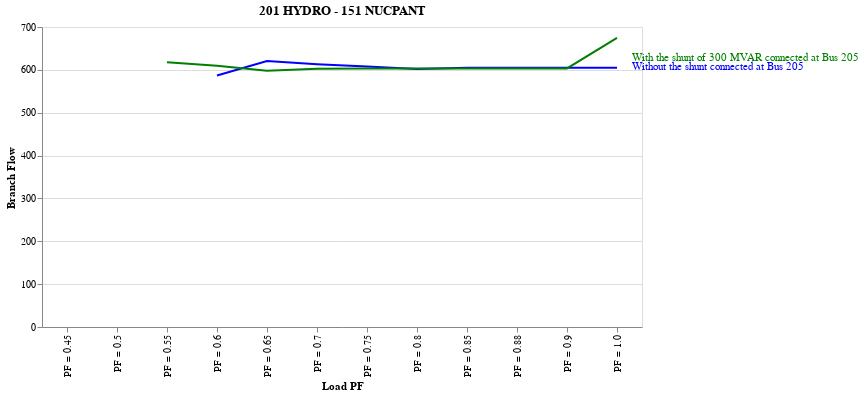
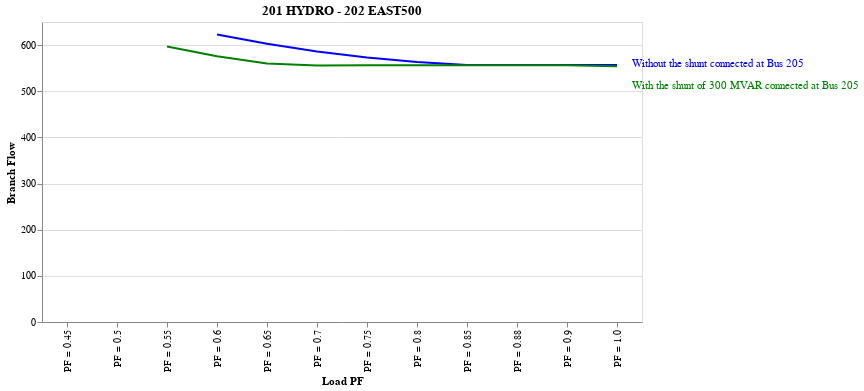
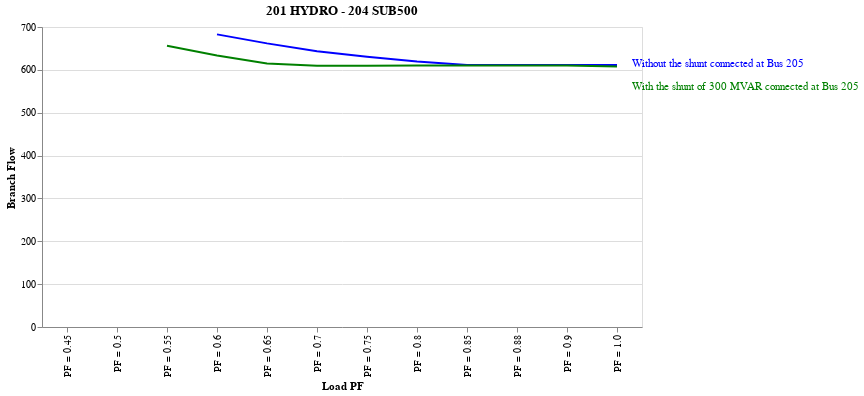
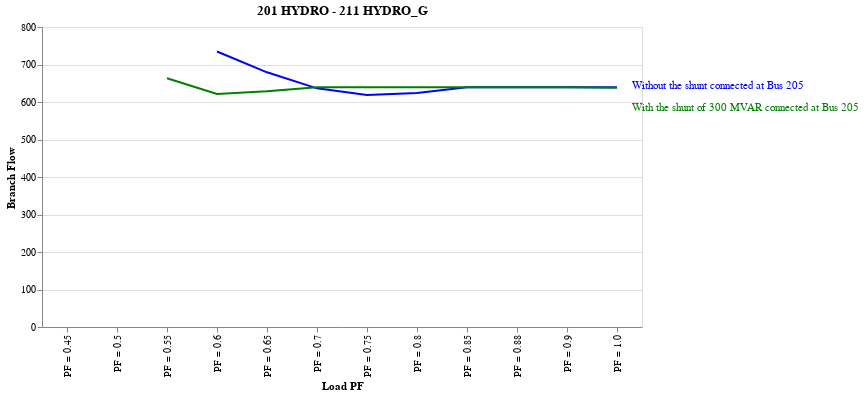

Notebook code for these charts, in order:
### Code cell
for each_BF in list_BF:
    last_val = df_600['load_PF'].iloc[-1]
    df_filter = df_600[df_600['Branch Flow'] == each_BF]
    df_filter_1 = df_600_1[df_600_1['Branch Flow'] == each_BF]
    chart_line = alt.Chart(df_filter, title = each_BF).mark_line(color='blue').encode(
        alt.X('load_PF', title ='Load PF'),
        alt.Y(df_filter.columns[1],title = 'Branch Flow')).properties(width = 600, height=300)
    
    chart1 = chart_line + chart_line.mark_text(align='left', dx=15, dy=-1, color = 'blue').encode(text=alt.condition(alt.datum.load_PF == last_val,
                            alt.value('Without the shunt connected at Bus 205'),
                            alt.value('')))
    
    chart_line_1 = alt.Chart(df_filter_1, title = each_BF).mark_line(color='green').encode(
        alt.X('load_PF', title ='Load PF'),
        alt.Y(df_filter_1.columns[1],title = 'Branch Flow')).properties(width = 600, height=300)
    
    chart2 = chart_line_1 + chart_line_1.mark_text(align='left', dx=15, dy=20, color = 'green').encode(text=alt.condition(alt.datum.load_PF == last_val,
                            alt.value('With the shunt of 300 MVAR connected at Bus 205'),
                            alt.value('')))

    display(chart1 + chart2)

### Figure 1 — Vega-Lite specification as saved in the notebook (floating-point values rounded to 4 significant figures)
{"config": {"view": {"continuousWidth": 300, "continuousHeight": 300}}, "layer": [{"mark": {"type": "line", "color": "blue"}, "encoding": {"x": {"field": "load_PF", "title": "Load PF", "type": "nominal"}, "y": {"field": "Branch Flow for incremental transfer of 600 MW", "title": "Branch Flow", "type": "quantitative"}}, "title": "201 HYDRO - 151 NUCPANT"}, {"mark": {"type": "text", "align": "left", "color": "blue", "dx": 15, "dy": -1}, "encoding": {"text": {"condition": {"test": "(datum.load_PF === 'PF = 1.0')", "value": "Without the shunt connected at Bus 205"}, "value": ""}, "x": {"field": "load_PF", "title": "Load PF", "type": "nominal"}, "y": {"field": "Branch Flow for incremental transfer of 600 MW", "title": "Branch Flow", "type": "quantitative"}}, "title": "201 HYDRO - 151 NUCPANT"}, {"layer": [{"mark": {"type": "line", "color": "green"}, "encoding": {"x": {"field": "load_PF", "title": "Load PF", "type": "nominal"}, "y": {"field": "Branch Flow for incremental transfer of 600 MW", "title": "Branch Flow", "type": "quantitative"}}, "title": "201 HYDRO - 151 NUCPANT"}, {"mark": {"type": "text", "align": "left", "color": "green", "dx": 15, "dy": 20}, "encoding": {"text": {"condition": {"test": "(datum.load_PF === 'PF = 1.0')", "value": "With the shunt of 300 MVAR connected at Bus 205"}, "value": ""}, "x": {"field": "load_PF", "title": "Load PF", "type": "nominal"}, "y": {"field": "Branch Flow for incremental transfer of 600 MW", "title": "Branch Flow", "type": "quantitative"}}, "title": "201 HYDRO - 151 NUCPANT"}], "data": {"name": "data-d87cb1e58a9cdc6c77577a6184580849"}}], "data": {"name": "data-2e3f6b78ddf56801142dd944eb085933"}, "height": 300, "width": 600, "$schema": "https://vega.github.io/schema/vega-lite/v5.20.1.json", "datasets": {"data-2e3f6b78ddf56801142dd944eb085933": [{"Branch Flow": "201 HYDRO - 151 NUCPANT", "Branch Flow for incremental transfer of 600 MW": null, "load_PF": "PF = 0.45"}, {"Branch Flow": "201 HYDRO - 151 NUCPANT", "Branch Flow for incremental transfer of 600 MW": null, "load_PF": "PF = 0.5"}, {"Branch Flow": "201 HYDRO - 151 NUCPANT", "Branch Flow for incremental transfer of 600 MW": null, "load_PF": "PF = 0.55"}, {"Branch Flow": "201 HYDRO - 151 NUCPANT", "Branch Flow for incremental transfer of 600 MW": 587.0, "load_PF": "PF = 0.6"}, {"Branch Flow": "201 HYDRO - 151 NUCPANT", "Branch Flow for incremental transfer of 600 MW": 620.7, "load_PF": "PF = 0.65"}, {"Branch Flow": "201 HYDRO - 151 NUCPANT", "Branch Flow for incremental transfer of 600 MW": 613.1, "load_PF": "PF = 0.7"}, {"Branch Flow": "201 HYDRO - 151 NUCPANT", "Branch Flow for incremental transfer of 600 MW": 607.6, "load_PF": "PF = 0.75"}, {"Branch Flow": "201 HYDRO - 151 NUCPANT", "Branch Flow for incremental transfer of 600 MW": 602.0, "load_PF": "PF = 0.8"}, {"Branch Flow": "201 HYDRO - 151 NUCPANT", "Branch Flow for incremental transfer of 600 MW": 604.9, "load_PF": "PF = 0.85"}, {"Branch Flow": "201 HYDRO - 151 NUCPANT", "Branch Flow for incremental transfer of 600 MW": 604.9, "load_PF": "PF = 0.88"}, {"Branch Flow": "201 HYDRO - 151 NUCPANT", "Branch Flow for incremental transfer of 600 MW": 604.9, "load_PF": "PF = 0.9"}, {"Branch Flow": "201 HYDRO - 151 NUCPANT", "Branch Flow for incremental transfer of 600 MW": 604.9, "load_PF": "PF = 1.0"}], "data-d87cb1e58a9cdc6c77577a6184580849": [{"Branch Flow": "201 HYDRO - 151 NUCPANT", "Branch Flow for incremental transfer of 600 MW": null, "load_PF": "PF = 0.45"}, {"Branch Flow": "201 HYDRO - 151 NUCPANT", "Branch Flow for incremental transfer of 600 MW": null, "load_PF": "PF = 0.5"}, {"Branch Flow": "201 HYDRO - 151 NUCPANT", "Branch Flow for incremental transfer of 600 MW": 617.8, "load_PF": "PF = 0.55"}, {"Branch Flow": "201 HYDRO - 151 NUCPANT", "Branch Flow for incremental transfer of 600 MW": 609.5, "load_PF": "PF = 0.6"}, {"Branch Flow": "201 HYDRO - 151 NUCPANT", "Branch Flow for incremental transfer of 600 MW": 597.7, "load_PF": "PF = 0.65"}, {"Branch Flow": "201 HYDRO - 151 NUCPANT", "Branch Flow for incremental transfer of 600 MW": 602.7, "load_PF": "PF = 0.7"}, {"Branch Flow": "201 HYDRO - 151 NUCPANT", "Branch Flow for incremental transfer of 600 MW": 602.9, "load_PF": "PF = 0.75"}, {"Branch Flow": "201 HYDRO - 151 NUCPANT", "Branch Flow for incremental transfer of 600 MW": 603.1, "load_PF": "PF = 0.8"}, {"Branch Flow": "201 HYDRO - 151 NUCPANT", "Branch Flow for incremental transfer of 600 MW": 603.3, "load_PF": "PF = 0.85"}, {"Branch Flow": "201 HYDRO - 151 NUCPANT", "Branch Flow for incremental transfer of 600 MW": 603.4, "load_PF": "PF = 0.88"}, {"Branch Flow": "201 HYDRO - 151 NUCPANT", "Branch Flow for incremental transfer of 600 MW": 603.5, "load_PF": "PF = 0.9"}, {"Branch Flow": "201 HYDRO - 151 NUCPANT", "Branch Flow for incremental transfer of 600 MW": 674.6, "load_PF": "PF = 1.0"}]}}

### Figure 2 — Vega-Lite specification as saved in the notebook (floating-point values rounded to 4 significant figures)
{"config": {"view": {"continuousWidth": 300, "continuousHeight": 300}}, "layer": [{"mark": {"type": "line", "color": "blue"}, "encoding": {"x": {"field": "load_PF", "title": "Load PF", "type": "nominal"}, "y": {"field": "Branch Flow for incremental transfer of 600 MW", "title": "Branch Flow", "type": "quantitative"}}, "title": "201 HYDRO - 202 EAST500"}, {"mark": {"type": "text", "align": "left", "color": "blue", "dx": 15, "dy": -1}, "encoding": {"text": {"condition": {"test": "(datum.load_PF === 'PF = 1.0')", "value": "Without the shunt connected at Bus 205"}, "value": ""}, "x": {"field": "load_PF", "title": "Load PF", "type": "nominal"}, "y": {"field": "Branch Flow for incremental transfer of 600 MW", "title": "Branch Flow", "type": "quantitative"}}, "title": "201 HYDRO - 202 EAST500"}, {"layer": [{"mark": {"type": "line", "color": "green"}, "encoding": {"x": {"field": "load_PF", "title": "Load PF", "type": "nominal"}, "y": {"field": "Branch Flow for incremental transfer of 600 MW", "title": "Branch Flow", "type": "quantitative"}}, "title": "201 HYDRO - 202 EAST500"}, {"mark": {"type": "text", "align": "left", "color": "green", "dx": 15, "dy": 20}, "encoding": {"text": {"condition": {"test": "(datum.load_PF === 'PF = 1.0')", "value": "With the shunt of 300 MVAR connected at Bus 205"}, "value": ""}, "x": {"field": "load_PF", "title": "Load PF", "type": "nominal"}, "y": {"field": "Branch Flow for incremental transfer of 600 MW", "title": "Branch Flow", "type": "quantitative"}}, "title": "201 HYDRO - 202 EAST500"}], "data": {"name": "data-e7415d04e19424178ec63ddee8d84103"}}], "data": {"name": "data-d46be311aeb8f11dd6b37fe3da6f328f"}, "height": 300, "width": 600, "$schema": "https://vega.github.io/schema/vega-lite/v5.20.1.json", "datasets": {"data-d46be311aeb8f11dd6b37fe3da6f328f": [{"Branch Flow": "201 HYDRO - 202 EAST500", "Branch Flow for incremental transfer of 600 MW": null, "load_PF": "PF = 0.45"}, {"Branch Flow": "201 HYDRO - 202 EAST500", "Branch Flow for incremental transfer of 600 MW": null, "load_PF": "PF = 0.5"}, {"Branch Flow": "201 HYDRO - 202 EAST500", "Branch Flow for incremental transfer of 600 MW": null, "load_PF": "PF = 0.55"}, {"Branch Flow": "201 HYDRO - 202 EAST500", "Branch Flow for incremental transfer of 600 MW": 622.7, "load_PF": "PF = 0.6"}, {"Branch Flow": "201 HYDRO - 202 EAST500", "Branch Flow for incremental transfer of 600 MW": 602.8, "load_PF": "PF = 0.65"}, {"Branch Flow": "201 HYDRO - 202 EAST500", "Branch Flow for incremental transfer of 600 MW": 586.3, "load_PF": "PF = 0.7"}, {"Branch Flow": "201 HYDRO - 202 EAST500", "Branch Flow for incremental transfer of 600 MW": 573.3, "load_PF": "PF = 0.75"}, {"Branch Flow": "201 HYDRO - 202 EAST500", "Branch Flow for incremental transfer of 600 MW": 563.4, "load_PF": "PF = 0.8"}, {"Branch Flow": "201 HYDRO - 202 EAST500", "Branch Flow for incremental transfer of 600 MW": 556.7, "load_PF": "PF = 0.85"}, {"Branch Flow": "201 HYDRO - 202 EAST500", "Branch Flow for incremental transfer of 600 MW": 556.7, "load_PF": "PF = 0.88"}, {"Branch Flow": "201 HYDRO - 202 EAST500", "Branch Flow for incremental transfer of 600 MW": 556.7, "load_PF": "PF = 0.9"}, {"Branch Flow": "201 HYDRO - 202 EAST500", "Branch Flow for incremental transfer of 600 MW": 556.7, "load_PF": "PF = 1.0"}], "data-e7415d04e19424178ec63ddee8d84103": [{"Branch Flow": "201 HYDRO - 202 EAST500", "Branch Flow for incremental transfer of 600 MW": null, "load_PF": "PF = 0.45"}, {"Branch Flow": "201 HYDRO - 202 EAST500", "Branch Flow for incremental transfer of 600 MW": null, "load_PF": "PF = 0.5"}, {"Branch Flow": "201 HYDRO - 202 EAST500", "Branch Flow for incremental transfer of 600 MW": 596.8, "load_PF": "PF = 0.55"}, {"Branch Flow": "201 HYDRO - 202 EAST500", "Branch Flow for incremental transfer of 600 MW": 575.9, "load_PF": "PF = 0.6"}, {"Branch Flow": "201 HYDRO - 202 EAST500", "Branch Flow for incremental transfer of 600 MW": 560.3, "load_PF": "PF = 0.65"}, {"Branch Flow": "201 HYDRO - 202 EAST500", "Branch Flow for incremental transfer of 600 MW": 556.0, "load_PF": "PF = 0.7"}, {"Branch Flow": "201 HYDRO - 202 EAST500", "Branch Flow for incremental transfer of 600 MW": 556.0, "load_PF": "PF = 0.75"}, {"Branch Flow": "201 HYDRO - 202 EAST500", "Branch Flow for incremental transfer of 600 MW": 556.1, "load_PF": "PF = 0.8"}, {"Branch Flow": "201 HYDRO - 202 EAST500", "Branch Flow for incremental transfer of 600 MW": 556.1, "load_PF": "PF = 0.85"}, {"Branch Flow": "201 HYDRO - 202 EAST500", "Branch Flow for incremental transfer of 600 MW": 556.2, "load_PF": "PF = 0.88"}, {"Branch Flow": "201 HYDRO - 202 EAST500", "Branch Flow for incremental transfer of 600 MW": 556.2, "load_PF": "PF = 0.9"}, {"Branch Flow": "201 HYDRO - 202 EAST500", "Branch Flow for incremental transfer of 600 MW": 553.9, "load_PF": "PF = 1.0"}]}}

### Figure 3 — Vega-Lite specification as saved in the notebook (floating-point values rounded to 4 significant figures)
{"config": {"view": {"continuousWidth": 300, "continuousHeight": 300}}, "layer": [{"mark": {"type": "line", "color": "blue"}, "encoding": {"x": {"field": "load_PF", "title": "Load PF", "type": "nominal"}, "y": {"field": "Branch Flow for incremental transfer of 600 MW", "title": "Branch Flow", "type": "quantitative"}}, "title": "201 HYDRO - 204 SUB500"}, {"mark": {"type": "text", "align": "left", "color": "blue", "dx": 15, "dy": -1}, "encoding": {"text": {"condition": {"test": "(datum.load_PF === 'PF = 1.0')", "value": "Without the shunt connected at Bus 205"}, "value": ""}, "x": {"field": "load_PF", "title": "Load PF", "type": "nominal"}, "y": {"field": "Branch Flow for incremental transfer of 600 MW", "title": "Branch Flow", "type": "quantitative"}}, "title": "201 HYDRO - 204 SUB500"}, {"layer": [{"mark": {"type": "line", "color": "green"}, "encoding": {"x": {"field": "load_PF", "title": "Load PF", "type": "nominal"}, "y": {"field": "Branch Flow for incremental transfer of 600 MW", "title": "Branch Flow", "type": "quantitative"}}, "title": "201 HYDRO - 204 SUB500"}, {"mark": {"type": "text", "align": "left", "color": "green", "dx": 15, "dy": 20}, "encoding": {"text": {"condition": {"test": "(datum.load_PF === 'PF = 1.0')", "value": "With the shunt of 300 MVAR connected at Bus 205"}, "value": ""}, "x": {"field": "load_PF", "title": "Load PF", "type": "nominal"}, "y": {"field": "Branch Flow for incremental transfer of 600 MW", "title": "Branch Flow", "type": "quantitative"}}, "title": "201 HYDRO - 204 SUB500"}], "data": {"name": "data-dde741da97d0ba93e1bbf33aec21fc77"}}], "data": {"name": "data-2a170d1608c6a01fbb48438327d99421"}, "height": 300, "width": 600, "$schema": "https://vega.github.io/schema/vega-lite/v5.20.1.json", "datasets": {"data-2a170d1608c6a01fbb48438327d99421": [{"Branch Flow": "201 HYDRO - 204 SUB500", "Branch Flow for incremental transfer of 600 MW": null, "load_PF": "PF = 0.45"}, {"Branch Flow": "201 HYDRO - 204 SUB500", "Branch Flow for incremental transfer of 600 MW": null, "load_PF": "PF = 0.5"}, {"Branch Flow": "201 HYDRO - 204 SUB500", "Branch Flow for incremental transfer of 600 MW": null, "load_PF": "PF = 0.55"}, {"Branch Flow": "201 HYDRO - 204 SUB500", "Branch Flow for incremental transfer of 600 MW": 682.8, "load_PF": "PF = 0.6"}, {"Branch Flow": "201 HYDRO - 204 SUB500", "Branch Flow for incremental transfer of 600 MW": 661.8, "load_PF": "PF = 0.65"}, {"Branch Flow": "201 HYDRO - 204 SUB500", "Branch Flow for incremental transfer of 600 MW": 643.6, "load_PF": "PF = 0.7"}, {"Branch Flow": "201 HYDRO - 204 SUB500", "Branch Flow for incremental transfer of 600 MW": 630.8, "load_PF": "PF = 0.75"}, {"Branch Flow": "201 HYDRO - 204 SUB500", "Branch Flow for incremental transfer of 600 MW": 619.3, "load_PF": "PF = 0.8"}, {"Branch Flow": "201 HYDRO - 204 SUB500", "Branch Flow for incremental transfer of 600 MW": 611.2, "load_PF": "PF = 0.85"}, {"Branch Flow": "201 HYDRO - 204 SUB500", "Branch Flow for incremental transfer of 600 MW": 611.2, "load_PF": "PF = 0.88"}, {"Branch Flow": "201 HYDRO - 204 SUB500", "Branch Flow for incremental transfer of 600 MW": 611.2, "load_PF": "PF = 0.9"}, {"Branch Flow": "201 HYDRO - 204 SUB500", "Branch Flow for incremental transfer of 600 MW": 611.2, "load_PF": "PF = 1.0"}], "data-dde741da97d0ba93e1bbf33aec21fc77": [{"Branch Flow": "201 HYDRO - 204 SUB500", "Branch Flow for incremental transfer of 600 MW": null, "load_PF": "PF = 0.45"}, {"Branch Flow": "201 HYDRO - 204 SUB500", "Branch Flow for incremental transfer of 600 MW": null, "load_PF": "PF = 0.5"}, {"Branch Flow": "201 HYDRO - 204 SUB500", "Branch Flow for incremental transfer of 600 MW": 656.2, "load_PF": "PF = 0.55"}, {"Branch Flow": "201 HYDRO - 204 SUB500", "Branch Flow for incremental transfer of 600 MW": 633.7, "load_PF": "PF = 0.6"}, {"Branch Flow": "201 HYDRO - 204 SUB500", "Branch Flow for incremental transfer of 600 MW": 614.7, "load_PF": "PF = 0.65"}, {"Branch Flow": "201 HYDRO - 204 SUB500", "Branch Flow for incremental transfer of 600 MW": 609.6, "load_PF": "PF = 0.7"}, {"Branch Flow": "201 HYDRO - 204 SUB500", "Branch Flow for incremental transfer of 600 MW": 609.8, "load_PF": "PF = 0.75"}, {"Branch Flow": "201 HYDRO - 204 SUB500", "Branch Flow for incremental transfer of 600 MW": 609.9, "load_PF": "PF = 0.8"}, {"Branch Flow": "201 HYDRO - 204 SUB500", "Branch Flow for incremental transfer of 600 MW": 610.1, "load_PF": "PF = 0.85"}, {"Branch Flow": "201 HYDRO - 204 SUB500", "Branch Flow for incremental transfer of 600 MW": 610.1, "load_PF": "PF = 0.88"}, {"Branch Flow": "201 HYDRO - 204 SUB500", "Branch Flow for incremental transfer of 600 MW": 610.2, "load_PF": "PF = 0.9"}, {"Branch Flow": "201 HYDRO - 204 SUB500", "Branch Flow for incremental transfer of 600 MW": 607.6, "load_PF": "PF = 1.0"}]}}

### Figure 4 — Vega-Lite specification as saved in the notebook (floating-point values rounded to 4 significant figures)
{"config": {"view": {"continuousWidth": 300, "continuousHeight": 300}}, "layer": [{"mark": {"type": "line", "color": "blue"}, "encoding": {"x": {"field": "load_PF", "title": "Load PF", "type": "nominal"}, "y": {"field": "Branch Flow for incremental transfer of 600 MW", "title": "Branch Flow", "type": "quantitative"}}, "title": "201 HYDRO - 211 HYDRO_G"}, {"mark": {"type": "text", "align": "left", "color": "blue", "dx": 15, "dy": -1}, "encoding": {"text": {"condition": {"test": "(datum.load_PF === 'PF = 1.0')", "value": "Without the shunt connected at Bus 205"}, "value": ""}, "x": {"field": "load_PF", "title": "Load PF", "type": "nominal"}, "y": {"field": "Branch Flow for incremental transfer of 600 MW", "title": "Branch Flow", "type": "quantitative"}}, "title": "201 HYDRO - 211 HYDRO_G"}, {"layer": [{"mark": {"type": "line", "color": "green"}, "encoding": {"x": {"field": "load_PF", "title": "Load PF", "type": "nominal"}, "y": {"field": "Branch Flow for incremental transfer of 600 MW", "title": "Branch Flow", "type": "quantitative"}}, "title": "201 HYDRO - 211 HYDRO_G"}, {"mark": {"type": "text", "align": "left", "color": "green", "dx": 15, "dy": 20}, "encoding": {"text": {"condition": {"test": "(datum.load_PF === 'PF = 1.0')", "value": "With the shunt of 300 MVAR connected at Bus 205"}, "value": ""}, "x": {"field": "load_PF", "title": "Load PF", "type": "nominal"}, "y": {"field": "Branch Flow for incremental transfer of 600 MW", "title": "Branch Flow", "type": "quantitative"}}, "title": "201 HYDRO - 211 HYDRO_G"}], "data": {"name": "data-01bf6d68bc1846b420b796e97b994b8b"}}], "data": {"name": "data-eeda3079a0c3ea1326d78070568fa9d5"}, "height": 300, "width": 600, "$schema": "https://vega.github.io/schema/vega-lite/v5.20.1.json", "datasets": {"data-eeda3079a0c3ea1326d78070568fa9d5": [{"Branch Flow": "201 HYDRO - 211 HYDRO_G", "Branch Flow for incremental transfer of 600 MW": null, "load_PF": "PF = 0.45"}, {"Branch Flow": "201 HYDRO - 211 HYDRO_G", "Branch Flow for incremental transfer of 600 MW": null, "load_PF": "PF = 0.5"}, {"Branch Flow": "201 HYDRO - 211 HYDRO_G", "Branch Flow for incremental transfer of 600 MW": null, "load_PF": "PF = 0.55"}, {"Branch Flow": "201 HYDRO - 211 HYDRO_G", "Branch Flow for incremental transfer of 600 MW": 734.5, "load_PF": "PF = 0.6"}, {"Branch Flow": "201 HYDRO - 211 HYDRO_G", "Branch Flow for incremental transfer of 600 MW": 679.2, "load_PF": "PF = 0.65"}, {"Branch Flow": "201 HYDRO - 211 HYDRO_G", "Branch Flow for incremental transfer of 600 MW": 636.5, "load_PF": "PF = 0.7"}, {"Branch Flow": "201 HYDRO - 211 HYDRO_G", "Branch Flow for incremental transfer of 600 MW": 619.0, "load_PF": "PF = 0.75"}, {"Branch Flow": "201 HYDRO - 211 HYDRO_G", "Branch Flow for incremental transfer of 600 MW": 623.7, "load_PF": "PF = 0.8"}, {"Branch Flow": "201 HYDRO - 211 HYDRO_G", "Branch Flow for incremental transfer of 600 MW": 639.4, "load_PF": "PF = 0.85"}, {"Branch Flow": "201 HYDRO - 211 HYDRO_G", "Branch Flow for incremental transfer of 600 MW": 639.4, "load_PF": "PF = 0.88"}, {"Branch Flow": "201 HYDRO - 211 HYDRO_G", "Branch Flow for incremental transfer of 600 MW": 639.4, "load_PF": "PF = 0.9"}, {"Branch Flow": "201 HYDRO - 211 HYDRO_G", "Branch Flow for incremental transfer of 600 MW": 639.4, "load_PF": "PF = 1.0"}], "data-01bf6d68bc1846b420b796e97b994b8b": [{"Branch Flow": "201 HYDRO - 211 HYDRO_G", "Branch Flow for incremental transfer of 600 MW": null, "load_PF": "PF = 0.45"}, {"Branch Flow": "201 HYDRO - 211 HYDRO_G", "Branch Flow for incremental transfer of 600 MW": null, "load_PF": "PF = 0.5"}, {"Branch Flow": "201 HYDRO - 211 HYDRO_G", "Branch Flow for incremental transfer of 600 MW": 663.2, "load_PF": "PF = 0.55"}, {"Branch Flow": "201 HYDRO - 211 HYDRO_G", "Branch Flow for incremental transfer of 600 MW": 621.1, "load_PF": "PF = 0.6"}, {"Branch Flow": "201 HYDRO - 211 HYDRO_G", "Branch Flow for incremental transfer of 600 MW": 628.5, "load_PF": "PF = 0.65"}, {"Branch Flow": "201 HYDRO - 211 HYDRO_G", "Branch Flow for incremental transfer of 600 MW": 639.4, "load_PF": "PF = 0.7"}, {"Branch Flow": "201 HYDRO - 211 HYDRO_G", "Branch Flow for incremental transfer of 600 MW": 639.4, "load_PF": "PF = 0.75"}, {"Branch Flow": "201 HYDRO - 211 HYDRO_G", "Branch Flow for incremental transfer of 600 MW": 639.4, "load_PF": "PF = 0.8"}, {"Branch Flow": "201 HYDRO - 211 HYDRO_G", "Branch Flow for incremental transfer of 600 MW": 639.4, "load_PF": "PF = 0.85"}, {"Branch Flow": "201 HYDRO - 211 HYDRO_G", "Branch Flow for incremental transfer of 600 MW": 639.4, "load_PF": "PF = 0.88"}, {"Branch Flow": "201 HYDRO - 211 HYDRO_G", "Branch Flow for incremental transfer of 600 MW": 639.4, "load_PF": "PF = 0.9"}, {"Branch Flow": "201 HYDRO - 211 HYDRO_G", "Branch Flow for incremental transfer of 600 MW": 638.1, "load_PF": "PF = 1.0"}]}}
